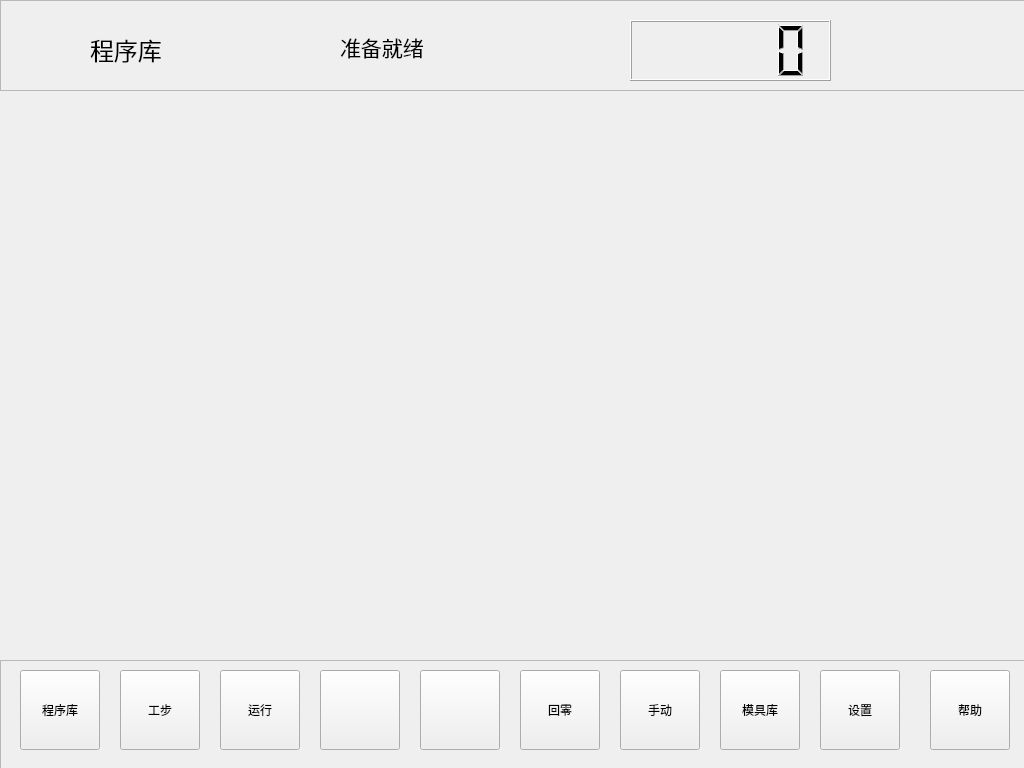
<?xml version="1.0" encoding="UTF-8"?>
<ui version="4.0">
 <class>MainWindow</class>
 <widget class="QMainWindow" name="MainWindow">
  <property name="geometry">
   <rect>
    <x>0</x>
    <y>0</y>
    <width>1024</width>
    <height>768</height>
   </rect>
  </property>
  <property name="font">
   <font>
    <family>文泉驿正黑</family>
   </font>
  </property>
  <property name="cursor">
   <cursorShape>ArrowCursor</cursorShape>
  </property>
  <property name="focusPolicy">
   <enum>Qt::NoFocus</enum>
  </property>
  <property name="windowTitle">
   <string>MainWindow</string>
  </property>
  <property name="toolButtonStyle">
   <enum>Qt::ToolButtonTextBesideIcon</enum>
  </property>
  <property name="animated">
   <bool>false</bool>
  </property>
  <property name="documentMode">
   <bool>false</bool>
  </property>
  <property name="tabShape">
   <enum>QTabWidget::Rounded</enum>
  </property>
  <property name="unifiedTitleAndToolBarOnMac">
   <bool>false</bool>
  </property>
  <widget class="QWidget" name="centralWidget">
   <property name="cursor">
    <cursorShape>BlankCursor</cursorShape>
   </property>
   <widget class="QFrame" name="frame_Ptitile">
    <property name="geometry">
     <rect>
      <x>0</x>
      <y>0</y>
      <width>1031</width>
      <height>91</height>
     </rect>
    </property>
    <property name="cursor">
     <cursorShape>ArrowCursor</cursorShape>
    </property>
    <property name="frameShape">
     <enum>QFrame::StyledPanel</enum>
    </property>
    <property name="frameShadow">
     <enum>QFrame::Raised</enum>
    </property>
    <widget class="QLabel" name="label">
     <property name="geometry">
      <rect>
       <x>876</x>
       <y>16</y>
       <width>141</width>
       <height>31</height>
      </rect>
     </property>
     <property name="cursor">
      <cursorShape>ArrowCursor</cursorShape>
     </property>
     <property name="text">
      <string/>
     </property>
     <property name="pixmap">
      <pixmap resource="A66-appsrc.qrc">:/ico/ICO/LOGO.png</pixmap>
     </property>
     <property name="scaledContents">
      <bool>false</bool>
     </property>
    </widget>
    <widget class="QLabel" name="label_Picture">
     <property name="geometry">
      <rect>
       <x>30</x>
       <y>20</y>
       <width>71</width>
       <height>51</height>
      </rect>
     </property>
     <property name="cursor">
      <cursorShape>ArrowCursor</cursorShape>
     </property>
     <property name="text">
      <string/>
     </property>
     <property name="pixmap">
      <pixmap resource="A66-appsrc.qrc">:/ICO/P1-PROGmini.png</pixmap>
     </property>
    </widget>
    <widget class="QLabel" name="label_Text">
     <property name="geometry">
      <rect>
       <x>90</x>
       <y>24</y>
       <width>111</width>
       <height>51</height>
      </rect>
     </property>
     <property name="font">
      <font>
       <pointsize>18</pointsize>
      </font>
     </property>
     <property name="cursor">
      <cursorShape>ArrowCursor</cursorShape>
     </property>
     <property name="text">
      <string>程序库</string>
     </property>
    </widget>
    <widget class="QLabel" name="label_3">
     <property name="geometry">
      <rect>
       <x>270</x>
       <y>23</y>
       <width>51</width>
       <height>51</height>
      </rect>
     </property>
     <property name="cursor">
      <cursorShape>ArrowCursor</cursorShape>
     </property>
     <property name="text">
      <string/>
     </property>
     <property name="pixmap">
      <pixmap resource="A66-appsrc.qrc">:/ico/ICO/P1-MSGmini.png</pixmap>
     </property>
    </widget>
    <widget class="QLabel" name="label_State">
     <property name="geometry">
      <rect>
       <x>340</x>
       <y>26</y>
       <width>231</width>
       <height>41</height>
      </rect>
     </property>
     <property name="font">
      <font>
       <pointsize>16</pointsize>
      </font>
     </property>
     <property name="cursor">
      <cursorShape>ArrowCursor</cursorShape>
     </property>
     <property name="text">
      <string>准备就绪</string>
     </property>
    </widget>
    <widget class="QLabel" name="label_4">
     <property name="geometry">
      <rect>
       <x>880</x>
       <y>50</y>
       <width>31</width>
       <height>31</height>
      </rect>
     </property>
     <property name="cursor">
      <cursorShape>ArrowCursor</cursorShape>
     </property>
     <property name="text">
      <string/>
     </property>
     <property name="pixmap">
      <pixmap resource="A66-appsrc.qrc">:/ico/ICO/P1-VERmini.png</pixmap>
     </property>
    </widget>
    <widget class="QLabel" name="label_Program">
     <property name="geometry">
      <rect>
       <x>914</x>
       <y>56</y>
       <width>101</width>
       <height>21</height>
      </rect>
     </property>
     <property name="cursor">
      <cursorShape>ArrowCursor</cursorShape>
     </property>
     <property name="text">
      <string/>
     </property>
    </widget>
    <widget class="QLCDNumber" name="lcdNumber">
     <property name="geometry">
      <rect>
       <x>630</x>
       <y>20</y>
       <width>201</width>
       <height>61</height>
      </rect>
     </property>
    </widget>
   </widget>
   <widget class="QFrame" name="frame">
    <property name="geometry">
     <rect>
      <x>0</x>
      <y>660</y>
      <width>1031</width>
      <height>111</height>
     </rect>
    </property>
    <property name="cursor">
     <cursorShape>ArrowCursor</cursorShape>
    </property>
    <property name="frameShape">
     <enum>QFrame::StyledPanel</enum>
    </property>
    <property name="frameShadow">
     <enum>QFrame::Raised</enum>
    </property>
    <widget class="QToolButton" name="toolButton_B0">
     <property name="geometry">
      <rect>
       <x>20</x>
       <y>10</y>
       <width>80</width>
       <height>80</height>
      </rect>
     </property>
     <property name="font">
      <font>
       <family>文泉驿微米黑</family>
      </font>
     </property>
     <property name="cursor">
      <cursorShape>ArrowCursor</cursorShape>
     </property>
     <property name="text">
      <string>程序库</string>
     </property>
     <property name="icon">
      <iconset resource="A66-appsrc.qrc">
       <normaloff>:/ico/ICO/P1-PROG.png</normaloff>:/ico/ICO/P1-PROG.png</iconset>
     </property>
     <property name="iconSize">
      <size>
       <width>52</width>
       <height>52</height>
      </size>
     </property>
     <property name="toolButtonStyle">
      <enum>Qt::ToolButtonTextUnderIcon</enum>
     </property>
    </widget>
    <widget class="QToolButton" name="toolButton_B1">
     <property name="geometry">
      <rect>
       <x>120</x>
       <y>10</y>
       <width>80</width>
       <height>80</height>
      </rect>
     </property>
     <property name="font">
      <font>
       <family>文泉驿微米黑</family>
      </font>
     </property>
     <property name="cursor">
      <cursorShape>ArrowCursor</cursorShape>
     </property>
     <property name="text">
      <string>工步</string>
     </property>
     <property name="icon">
      <iconset resource="A66-appsrc.qrc">
       <normaloff>:/ico/ICO/P1-EDIT.png</normaloff>:/ico/ICO/P1-EDIT.png</iconset>
     </property>
     <property name="iconSize">
      <size>
       <width>52</width>
       <height>52</height>
      </size>
     </property>
     <property name="toolButtonStyle">
      <enum>Qt::ToolButtonTextUnderIcon</enum>
     </property>
    </widget>
    <widget class="QToolButton" name="toolButton_B3">
     <property name="geometry">
      <rect>
       <x>620</x>
       <y>10</y>
       <width>80</width>
       <height>80</height>
      </rect>
     </property>
     <property name="font">
      <font>
       <family>文泉驿微米黑</family>
      </font>
     </property>
     <property name="cursor">
      <cursorShape>ArrowCursor</cursorShape>
     </property>
     <property name="text">
      <string>手动</string>
     </property>
     <property name="icon">
      <iconset resource="A66-appsrc.qrc">
       <normaloff>:/ico/ICO/P1-MANU.png</normaloff>:/ico/ICO/P1-MANU.png</iconset>
     </property>
     <property name="iconSize">
      <size>
       <width>52</width>
       <height>52</height>
      </size>
     </property>
     <property name="toolButtonStyle">
      <enum>Qt::ToolButtonTextUnderIcon</enum>
     </property>
    </widget>
    <widget class="QToolButton" name="toolButton_B4">
     <property name="geometry">
      <rect>
       <x>420</x>
       <y>10</y>
       <width>80</width>
       <height>80</height>
      </rect>
     </property>
     <property name="font">
      <font>
       <family>文泉驿微米黑</family>
      </font>
     </property>
     <property name="cursor">
      <cursorShape>ArrowCursor</cursorShape>
     </property>
     <property name="text">
      <string/>
     </property>
     <property name="iconSize">
      <size>
       <width>48</width>
       <height>48</height>
      </size>
     </property>
     <property name="toolButtonStyle">
      <enum>Qt::ToolButtonTextUnderIcon</enum>
     </property>
    </widget>
    <widget class="QToolButton" name="toolButton_B5">
     <property name="geometry">
      <rect>
       <x>820</x>
       <y>10</y>
       <width>80</width>
       <height>80</height>
      </rect>
     </property>
     <property name="font">
      <font>
       <family>文泉驿微米黑</family>
      </font>
     </property>
     <property name="cursor">
      <cursorShape>ArrowCursor</cursorShape>
     </property>
     <property name="text">
      <string>设置</string>
     </property>
     <property name="icon">
      <iconset resource="A66-appsrc.qrc">
       <normaloff>:/ico/ICO/P1-SET.png</normaloff>:/ico/ICO/P1-SET.png</iconset>
     </property>
     <property name="iconSize">
      <size>
       <width>52</width>
       <height>52</height>
      </size>
     </property>
     <property name="toolButtonStyle">
      <enum>Qt::ToolButtonTextUnderIcon</enum>
     </property>
    </widget>
    <widget class="QToolButton" name="toolButton_B2">
     <property name="geometry">
      <rect>
       <x>720</x>
       <y>10</y>
       <width>80</width>
       <height>80</height>
      </rect>
     </property>
     <property name="font">
      <font>
       <family>文泉驿微米黑</family>
      </font>
     </property>
     <property name="cursor">
      <cursorShape>ArrowCursor</cursorShape>
     </property>
     <property name="text">
      <string>模具库</string>
     </property>
     <property name="icon">
      <iconset resource="A66-appsrc.qrc">
       <normaloff>:/ico/ICO/P1-MOLD.png</normaloff>:/ico/ICO/P1-MOLD.png</iconset>
     </property>
     <property name="iconSize">
      <size>
       <width>52</width>
       <height>52</height>
      </size>
     </property>
     <property name="toolButtonStyle">
      <enum>Qt::ToolButtonTextUnderIcon</enum>
     </property>
    </widget>
    <widget class="QToolButton" name="toolButton_2">
     <property name="geometry">
      <rect>
       <x>320</x>
       <y>10</y>
       <width>80</width>
       <height>80</height>
      </rect>
     </property>
     <property name="cursor">
      <cursorShape>ArrowCursor</cursorShape>
     </property>
     <property name="text">
      <string/>
     </property>
     <property name="iconSize">
      <size>
       <width>52</width>
       <height>52</height>
      </size>
     </property>
     <property name="toolButtonStyle">
      <enum>Qt::ToolButtonTextUnderIcon</enum>
     </property>
    </widget>
    <widget class="QToolButton" name="toolButton">
     <property name="geometry">
      <rect>
       <x>520</x>
       <y>10</y>
       <width>80</width>
       <height>80</height>
      </rect>
     </property>
     <property name="cursor">
      <cursorShape>ArrowCursor</cursorShape>
     </property>
     <property name="text">
      <string>回零</string>
     </property>
     <property name="icon">
      <iconset resource="A66-appsrc.qrc">
       <normaloff>:/ICO/HomingMode.png</normaloff>:/ICO/HomingMode.png</iconset>
     </property>
     <property name="iconSize">
      <size>
       <width>52</width>
       <height>52</height>
      </size>
     </property>
     <property name="toolButtonStyle">
      <enum>Qt::ToolButtonTextUnderIcon</enum>
     </property>
    </widget>
    <widget class="QToolButton" name="toolButton_Start">
     <property name="geometry">
      <rect>
       <x>220</x>
       <y>10</y>
       <width>80</width>
       <height>80</height>
      </rect>
     </property>
     <property name="cursor">
      <cursorShape>ArrowCursor</cursorShape>
     </property>
     <property name="text">
      <string>运行</string>
     </property>
     <property name="icon">
      <iconset resource="A66-appsrc.qrc">
       <normaloff>:/ico/ICO/P1-START.png</normaloff>:/ico/ICO/P1-START.png</iconset>
     </property>
     <property name="iconSize">
      <size>
       <width>52</width>
       <height>52</height>
      </size>
     </property>
     <property name="toolButtonStyle">
      <enum>Qt::ToolButtonTextUnderIcon</enum>
     </property>
    </widget>
    <widget class="QToolButton" name="toolButton_4">
     <property name="geometry">
      <rect>
       <x>930</x>
       <y>10</y>
       <width>80</width>
       <height>80</height>
      </rect>
     </property>
     <property name="cursor">
      <cursorShape>ArrowCursor</cursorShape>
     </property>
     <property name="text">
      <string>帮助</string>
     </property>
     <property name="icon">
      <iconset resource="A66-appsrc.qrc">
       <normaloff>:/ico/ICO/P1-HELP.png</normaloff>:/ico/ICO/P1-HELP.png</iconset>
     </property>
     <property name="iconSize">
      <size>
       <width>52</width>
       <height>52</height>
      </size>
     </property>
     <property name="toolButtonStyle">
      <enum>Qt::ToolButtonTextUnderIcon</enum>
     </property>
    </widget>
   </widget>
   <widget class="QLabel" name="label_2">
    <property name="geometry">
     <rect>
      <x>130</x>
      <y>210</y>
      <width>61</width>
      <height>61</height>
     </rect>
    </property>
    <property name="cursor">
     <cursorShape>ArrowCursor</cursorShape>
    </property>
    <property name="text">
     <string/>
    </property>
   </widget>
  </widget>
 </widget>
 <layoutdefault spacing="6" margin="11"/>
 <resources>
  <include location="A66-appsrc.qrc"/>
 </resources>
 <connections/>
</ui>
